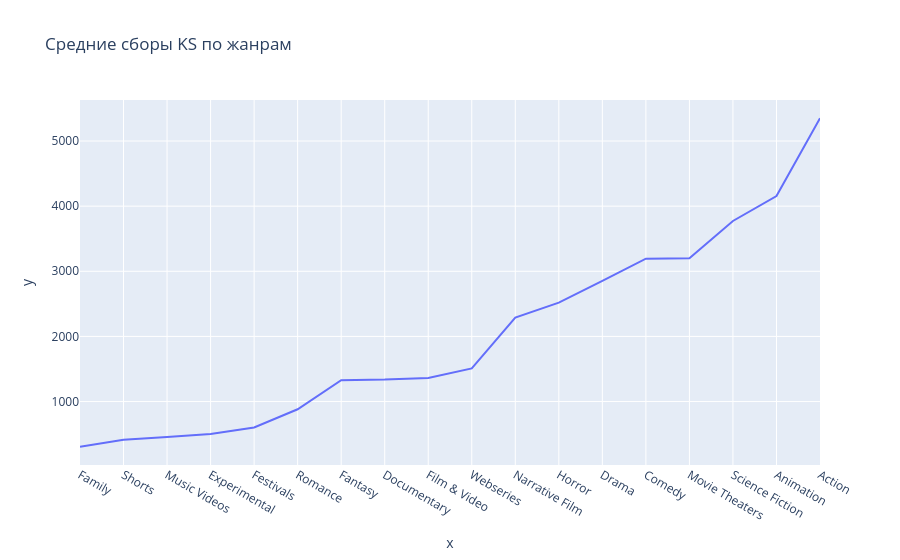

The code cell stored with this chart in its notebook:
### Markdown cell above
Видим, что чаще всего в spotlight и в отмеченное площадкой попадают документальные,наративные фильмы, а также короткометражки

### Code cell
svod = svod.sort_values('usd_pledged_per_day')
fig = px.line(x=svod.index, y=svod['usd_pledged_per_day'], title='Средние сборы KS по жанрам')  
fig.show()

### Figure 1 — Plotly figure (JSON) as saved in the notebook; plotly's stock layout.template omitted (floating-point values rounded to 4 significant figures)
{"data": [{"hovertemplate": "x=%{x}<br>y=%{y}<extra></extra>", "legendgroup": "", "line": {"color": "#636efa", "dash": "solid"}, "marker": {"symbol": "circle"}, "mode": "lines", "name": "", "orientation": "v", "showlegend": false, "type": "scatter", "x": ["Family", "Shorts", "Music Videos", "Experimental", "Festivals", "Romance", "Fantasy", "Documentary", "Film & Video", "Webseries", "Narrative Film", "Horror", "Drama", "Comedy", "Movie Theaters", "Science Fiction", "Animation", "Action"], "xaxis": "x", "y": [306.1, 414.3, 454.6, 501.8, 602.5, 881.7, 1328.0, 1337.0, 1362.0, 1509.0, 2289.0, 2518.0, 2853.0, 3194.0, 3199.0, 3773.0, 4155.0, 5350.0], "yaxis": "y"}], "layout": {"legend": {"tracegroupgap": 0}, "title": {"text": "Средние сборы KS по жанрам"}, "xaxis": {"anchor": "y", "domain": [0, 1], "title": {"text": "x"}}, "yaxis": {"anchor": "x", "domain": [0, 1], "title": {"text": "y"}}}}
